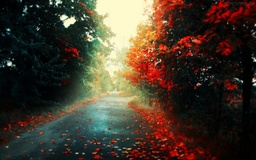
//> input picture projects/pdi/9.2/Original.jpg, 256 x 160 px, shrunk from 1024 x 640 before the run
$ ./kmeans   (built with g++ and OpenCV 4)
//> lines starting //> are read from the running program, lines starting //| are printed output that depends on the picture
#include <iostream>
#include <opencv2/opencv.hpp>
#include <cstdlib>

using namespace cv;
using namespace std;

    Mat kmeans2(){
        int nClusters = 6;
        Mat rotulos;
        int nRodadas = 1;
        Mat centros;

        Mat img = imread("Original.jpg", CV_LOAD_IMAGE_COLOR);
//> img is the input picture: 160 rows x 256 cols, CV_8UC3; mean B, G, R 44.3, 57.2, 68.8
        Mat samples(img.rows * img.cols, 3, CV_32F);

        for( int y = 0; y < img.rows; y++ ){
            for( int x = 0; x < img.cols; x++ ){
            for( int z = 0; z < 3; z++){
                samples.at<float>(y + x*img.rows, z) = img.at<Vec3b>(y,x)[z];
            }
            }
        }

        kmeans(samples,
                nClusters,
                rotulos,
                TermCriteria(CV_TERMCRIT_ITER|CV_TERMCRIT_EPS, 10000, 0.0001),
                nRodadas,
                KMEANS_RANDOM_CENTERS,
                centros );
//> centros = [[115.1, 168.9, 181], [84.2, 100, 79.72], [26.19, 48.1, 156.4], [28.48, 34.46, 54.11], [194.6, 239.2, 243.2], [10.36, 11.76, 10.84]]


        Mat rotulada( img.size(), img.type() );
        for( int y = 0; y < img.rows; y++ ){
            for( int x = 0; x < img.cols; x++ ){
            int indice = rotulos.at<int>(y + x*img.rows,0);
            rotulada.at<Vec3b>(y,x)[0] = (uchar) centros.at<float>(indice, 0);
            rotulada.at<Vec3b>(y,x)[1] = (uchar) centros.at<float>(indice, 1);
            rotulada.at<Vec3b>(y,x)[2] = (uchar) centros.at<float>(indice, 2);
            }
        }
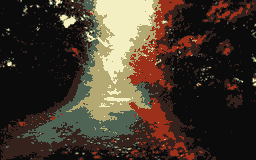
//> rotulada: 160 rows x 256 cols, CV_8UC3; mean B, G, R 43.9, 56.7, 68.2
        //imshow( "clustered image", rotulada );
        //waitKey( 0 );
        return rotulada;
    }
int main( int argc, char** argv ){

    Mat anterior, atual;
    anterior = kmeans2();
    Mat diferencas( anterior.size(), anterior.type() );

    for(int x=0; x<9;x++){
        atual = kmeans2();
        diferencas += (anterior - atual);
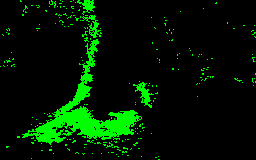
//> diferencas: 160 rows x 256 cols, CV_8UC3; mean B, G, R 0, 0.0925, 0; drawn with 1 as white
        anterior = atual;
        cout<<x<<"  ";
    }
    cout<<endl;
    imshow("diferencas",diferencas);
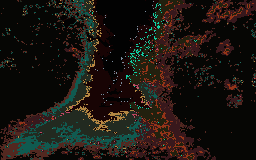
//> window 'diferencas': 160 rows x 256 cols, CV_8UC3; mean B, G, R 17.1, 22.1, 27.3
    imwrite("diferencas.jpg", diferencas);
    imwrite("exemplo.jpg", atual);
    waitKey(0);
}
